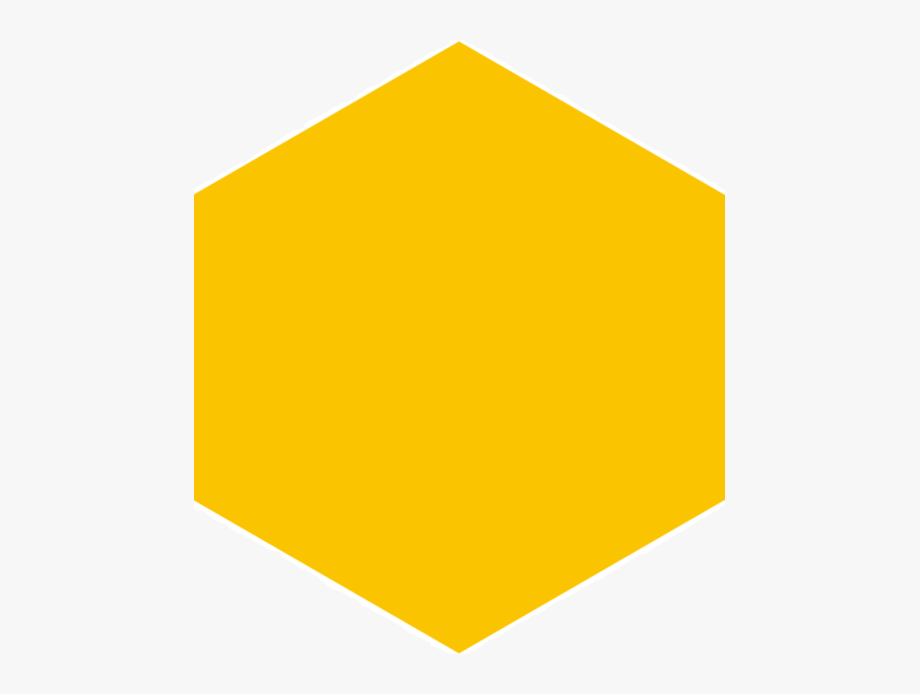
%> input picture Image_Processing_prt4/hex.png, 920 x 694 px
$ octave zad1_2.m   (GNU Octave 9; MATLAB toolbox functions it lacks are replaced by stand-ins)
%> lines starting %> are read from the running program, lines starting %| are printed output that depends on the picture; in (x1, y1, x2, y2) boxes, pixels count from 0 and x2, y2 are one past the last pixel; in counts of white or black regions, pixels touching at a corner belong together; the program's own positions count from 1
clc
close all
clear all
%% obraz
imfinfo('hex.png')
im = imread('hex.png');
%> im is the input picture: size 694x920x3 uint8; mean R, G, B 248.6, 227.6, 152.8
figure(10)
imshow(im)
img = im2gray(im);
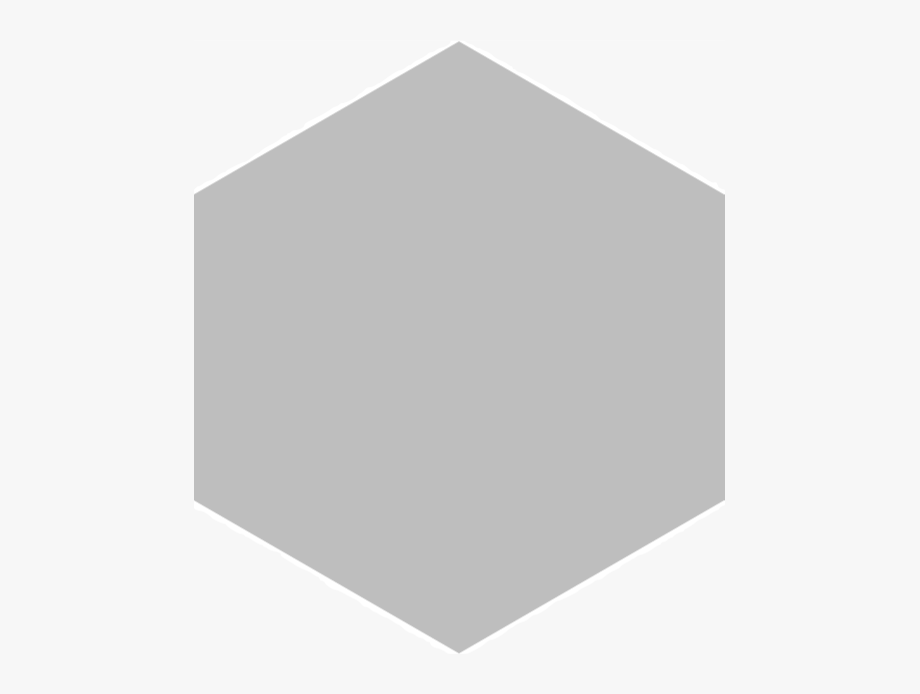
%> img: size 694x920 uint8; min 190, max 255, mean 225.3
figure(1)
subplot(1,2,1)
imshow(img)
subplot(1,2,2)
imhist(img)
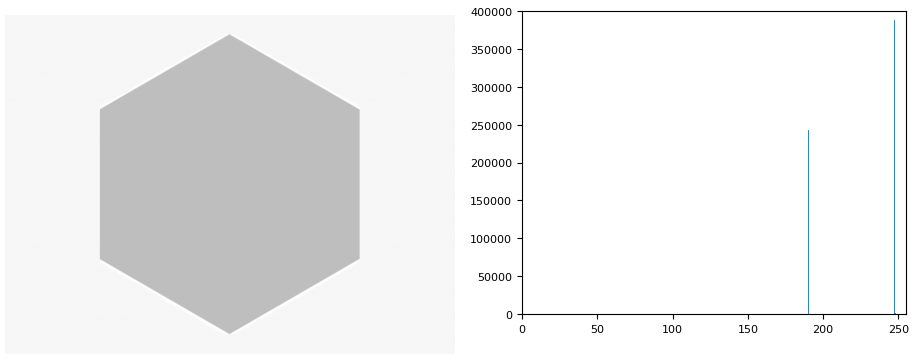
%> figure redrawn from the program's plot data, 2 panels

%% dodanie szumu
imgNoise = imnoise(img, 'gaussian', 0,0.01);  % im większy pierwszy parametr tym jaśniejszy szum | drugi określa odchylenie standardowe  - pierwszy przesuwa wykres Gaussa na osi X a drugi go rozszerza lub zweza
figure(2)
imshow(imgNoise)


%% Filtr
h2 = fspecial('gaussian',[9 9], 1000);
imF = imfilter(imgNoise,h2,'replicate');
figure(4)
subplot(1,2,1)
imshow(imF)
subplot(1,2,2)
imhist(imF)
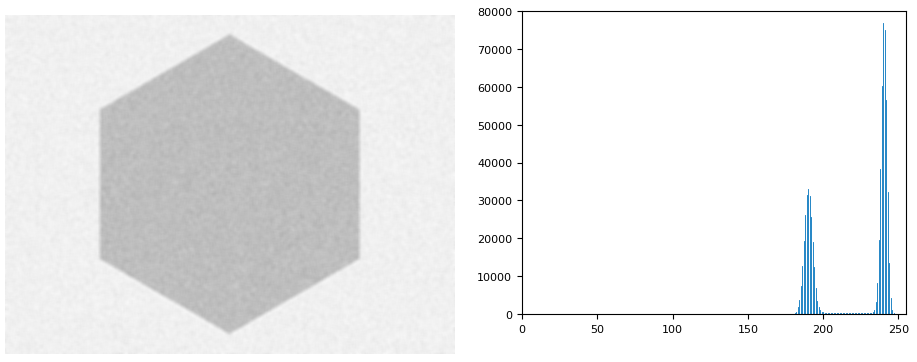
%> figure redrawn from the program's plot data, 2 panels
%% Binaryzacja
%imbw = im2bw(I);
imba = imF < 215;
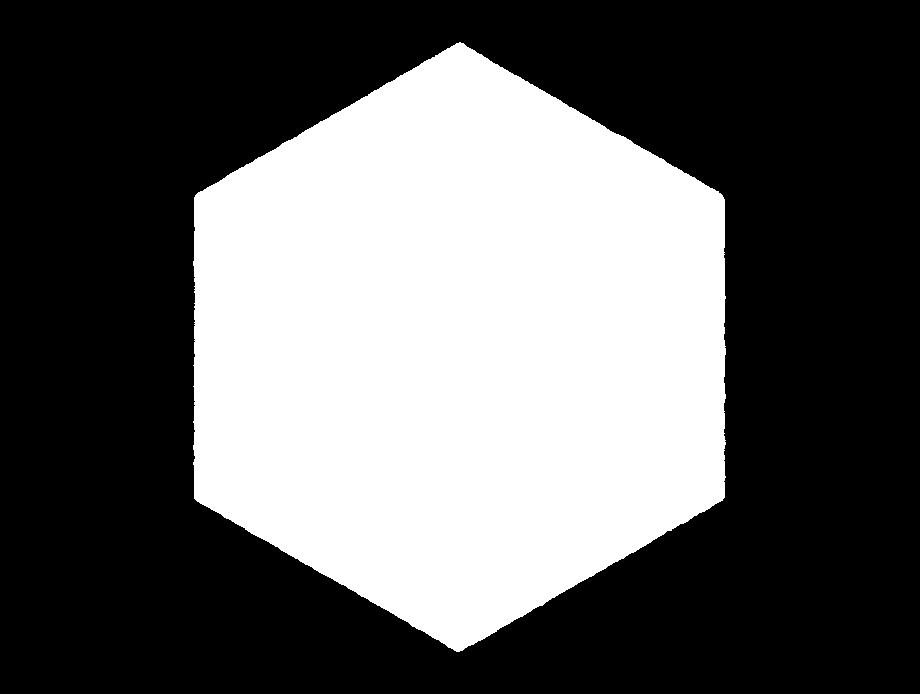
%> imba: size 694x920 logical; 38% white; 1 white region, box (x1, y1, x2, y2) and area: (193, 42, 726, 652) 242803
%% obraz
figure(5)
imshow(imba)
% open
se1 = strel('disk',5);
imOpen = imopen(imba,se1);
%> imOpen: size 694x920 logical; 38% white; 1 white region, box (x1, y1, x2, y2) and area: (193, 43, 726, 651) 242751


%% segmentacja
[L, num] = bwlabel(imOpen,4);
%> L: size 694x920 double; values 0 (black) and 1 (white), 38% white; 1 white region
%> num = 1
figure(7)
imshow(imOpen)
hold on
%% cechy
features = regionprops(L,'All');
%> features = 1 region; box (x1, y1, x2, y2), Area, Centroid, MajorAxisLength, MinorAxisLength and Eccentricity: (193, 43, 726, 651) 242751 [459.9 347.9] 559.1 557.1 0.0859
%%
for i = 1:num
    rectangle('Position', features(i).BoundingBox, 'EdgeColor', 'red');
    centroids = cat(1, features.Centroid);
    plot(centroids(:,1), centroids(:,2), 'b*')
end
%> this loop made 1 pass

for k=1:length(features)
    x=features(k).Centroid(1,1);
    y=features(k).Centroid(1,2);
    plot(x,y,'*')
    a1 = tan((features(k).Orientation)*pi/180);
    b1 = y-a1*x;
    x1 = x-30;
    x2 = x+30;
    y1 = a1*x1+b1;
    y2 = a1*x2+b1;
    plot([x1 x2],[y1 y2], '-b')
end
%> this loop made 1 pass
%> (x, y, a1, b1, x1, x2, y1, y2) on pass 1: (459.9, 347.9, -0.0207, 357.4, 429.9, 489.9, 348.5, 347.3)
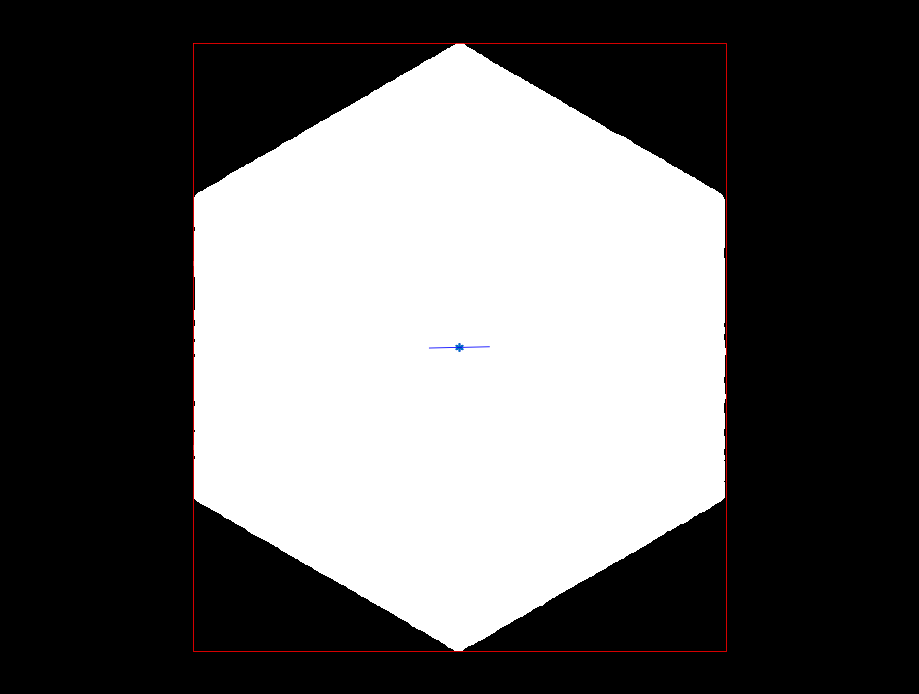
%> figure redrawn from the program's plot data
hold off

$ run again, with Image_Processing_prt4/kszt.png copied over Image_Processing_prt4/hex.png
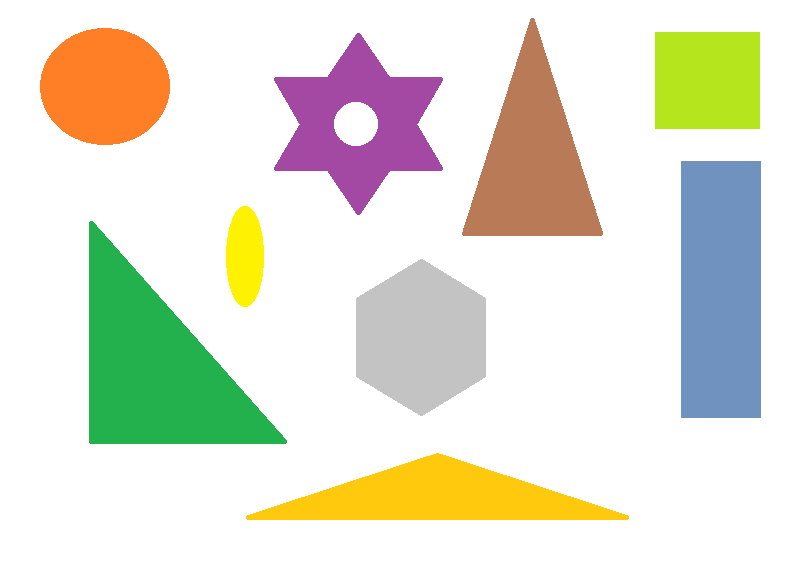
%> input picture Image_Processing_prt4/kszt.png, 792 x 569 px
%> im is the input picture: size 569x792x3 uint8; mean R, G, B 228, 227.6, 212.1
%> imba: size 569x792 logical; 28.9% white; 25 white regions (16 under 20 px), largest, box (x1, y1, x2, y2) and area: (86, 220, 288, 447) 24220, (679, 159, 763, 420) 21865, (461, 18, 604, 238) 17082
%> imOpen: size 569x792 logical; 28.8% white; 8 white regions
%> `[L, num] = bwlabel(imOpen,4);`:
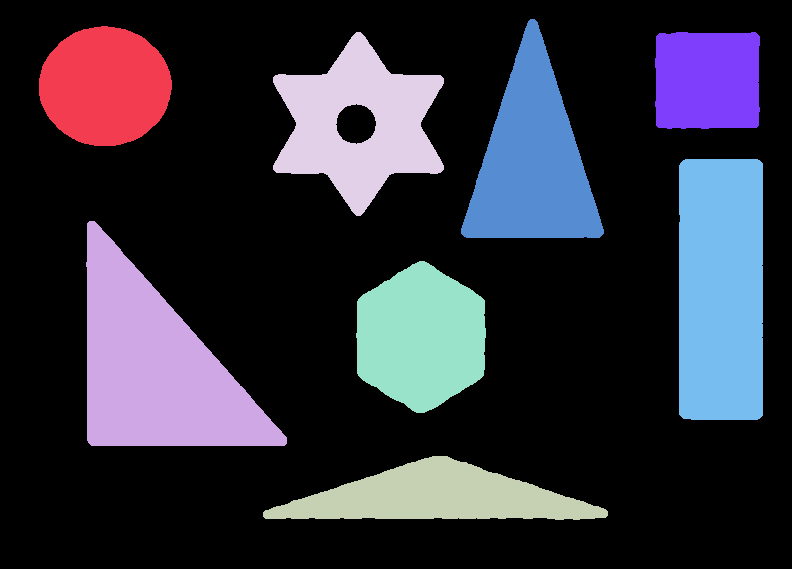
%> L: size 569x792 double; 9 distinct labels, from 0 to 8; one colour per label, 0 black
%> num = 8
%> features = 8 regions; largest, box (x1, y1, x2, y2), Area, Centroid, MajorAxisLength, MinorAxisLength and Eccentricity: (86, 221, 287, 446) 24200 [156.5 368.5] 254.5 145.4 0.821, (679, 159, 763, 420) 21853 [721.5 290] 300.6 96.73 0.947, (461, 19, 604, 238) 17073 [533 161.5] 216 120.4 0.83, (273, 32, 444, 216) 16697 [359.1 124.5] 167.8 157.9 0.337
%> the loop `for i = 1:num` made 8 passes
%> the loop `for k=1:length(features)` made 8 passes
%> (x, y, a1, b1, x1, x2, y1, y2) on passes 1 to 6: (105.6, 86.93, -0.00107, 87.04, 75.62, 135.6, 86.96, 86.9), (156.5, 368.5, -1.28, 568.2, 126.5, 186.5, 406.8, 330.2), (437.6, 497.4, 0.00207, 496.5, 407.6, 467.6, 497.3, 497.5), (359.1, 124.5, 0.007, 122, 329.1, 389.1, 124.3, 124.7), (421.5, 338, 332.9, -139991.9, 391.5, 451.5, -9649, 10325), (533, 161.5, -19620.4, 10457128.6, 503, 563, 588773.2, -588450.2)
%> after the loop `for k=1:length(features)`:
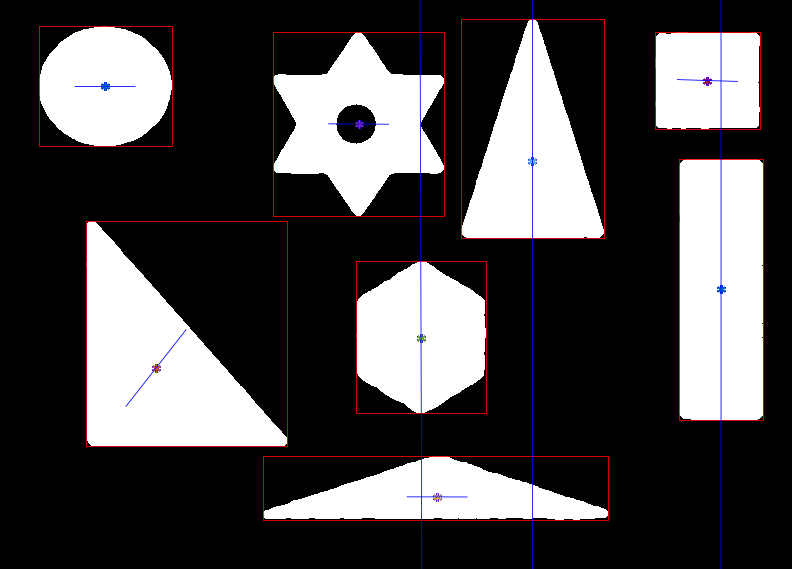
%> figure redrawn from the program's plot data
